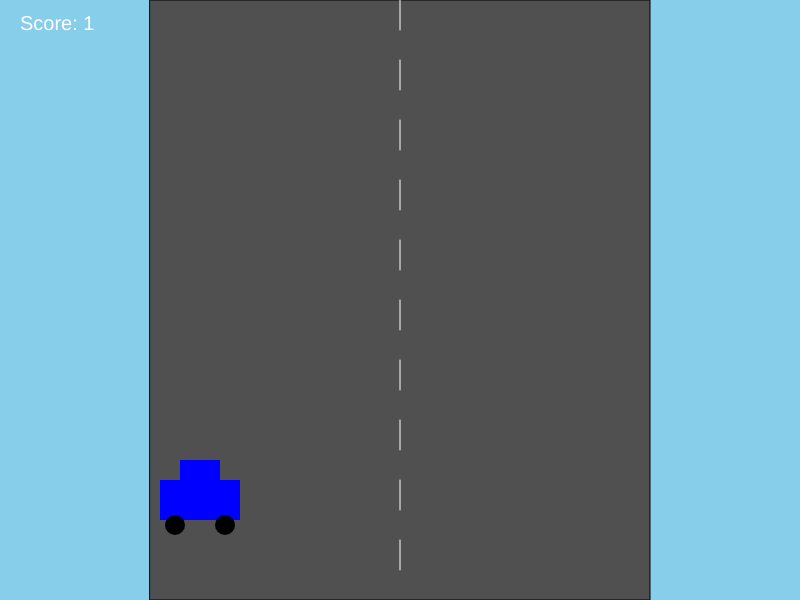
Frame 1 (no input)
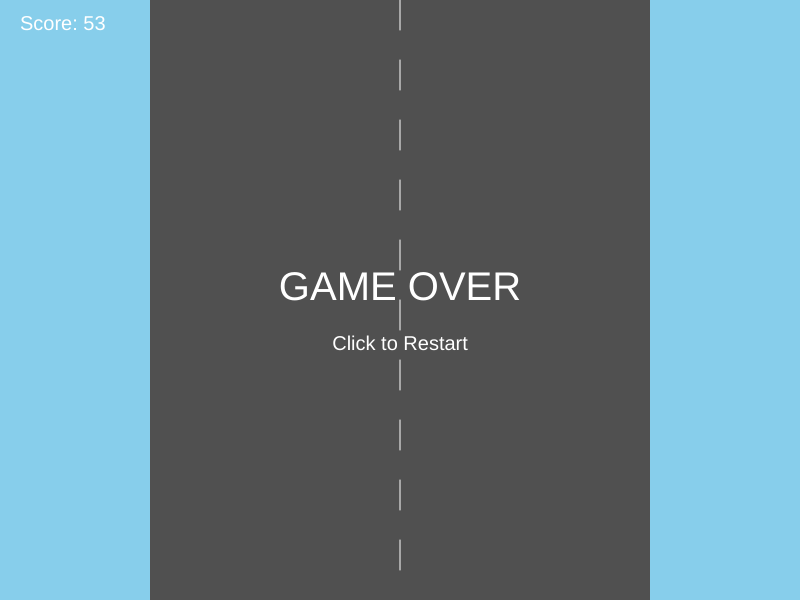
Frame 60 (no input)
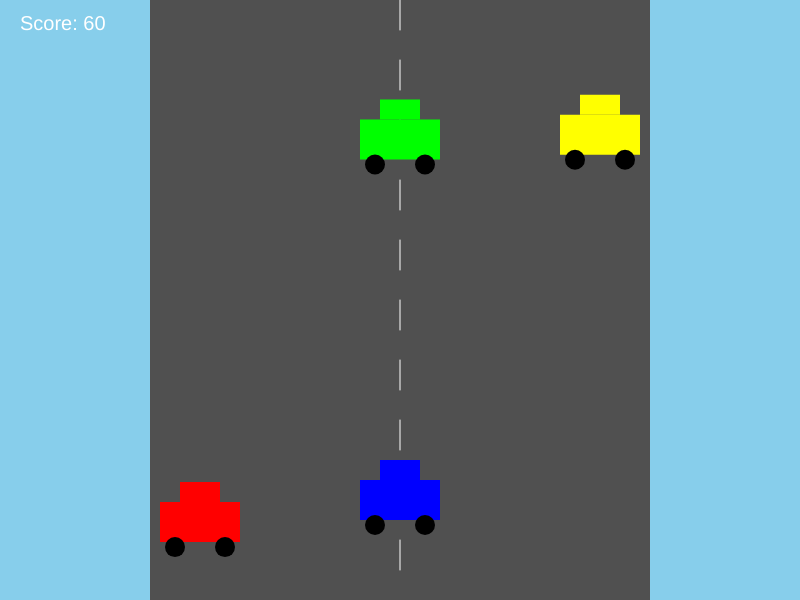
Frame 120 (the mouse pressed at the canvas centre since frame 60)

The p5.js sketch that drew these frames (run headless with seeded random() and noise() and a simulated clock; from frame 60 on, the mouse is pressed at the canvas centre):

// p5.js sketch
// ── sketch.js
/*
Name: Jai Gaston WIP2-Jai G 
Title: Traffic Escape 

Instructions:
Move mouse left/right to control car
Avoid enemy cars
Click to restart when game over
*/



let player;
let enemies = [];
let gameOver = false;
let score = 0;

function setup() {
createCanvas(800, 600);

// player car
player = new Car(width / 2, 500, 0, 0, 255);

// enemy cars
enemies.push(new EnemyCar(200, -100, 255, 0, 0));
enemies.push(new EnemyCar(400, -300, 0, 255, 0));
enemies.push(new EnemyCar(600, -500, 255, 255, 0));
}

function draw() {

// sky
background(135, 206, 235);

// road
fill(80);
rect(150, 0, 500, height);

// road lines
stroke(255);

for (let y = 0; y < height; y += 60) {
line(width / 2, y, width / 2, y + 30);
}

noStroke();

// score
if (gameOver === false) {
score++;
}

// show score
fill(255);
textSize(20);
textAlign(LEFT);
text("Score: " + score, 20, 30);

// game running
if (gameOver === false) {

// player
player.move();
player.display();

// enemies
for (let i = 0; i < enemies.length; i++) {

enemies[i].move();
enemies[i].display();

// collision
if (dist(player.x, player.y, enemies[i].x, enemies[i].y) < 60) {
gameOver = true;
}
}

} else {

// game over text
fill(255);

textAlign(CENTER);

textSize(40);
text("GAME OVER", width / 2, height / 2);

textSize(20);
text("Click to Restart", width / 2, height / 2 + 50);
}
}

// PLAYER CLASS
class Car {

constructor(x, y, r, g, b) {

this.x = x;
this.y = y;

this.r = r;
this.g = g;
this.b = b;
}

move() {

// follow mouse
this.x = mouseX;

// keep car on road
if (this.x < 200) {
this.x = 200;
}

if (this.x > 600) {
this.x = 600;
}
}

display() {

push();

translate(this.x, this.y);

// body
fill(this.r, this.g, this.b);
rect(-40, -20, 80, 40);

// top
rect(-20, -40, 40, 20);

// wheels
fill(0);
circle(-25, 25, 20);
circle(25, 25, 20);

pop();
}
}

// ENEMY CLASS
class EnemyCar {

constructor(x, y, r, g, b) {

this.x = x;
this.y = y;

this.r = r;
this.g = g;
this.b = b;

this.speed = random(6, 12);
}

move() {

// move down
this.y += this.speed;

// slowly increase speed
this.speed += 0.001;

// reset enemy
if (this.y > height + 50) {

this.y = -100;

this.x = random(200, 600);
}
}

display() {

push();

translate(this.x, this.y);

// body
fill(this.r, this.g, this.b);
rect(-40, -20, 80, 40);

// top
rect(-20, -40, 40, 20);

// wheels
fill(0);
circle(-25, 25, 20);
circle(25, 25, 20);

pop();
}
}

// restart game
function restartGame() {

gameOver = false;

score = 0;

enemies[0].y = -100;
enemies[1].y = -300;
enemies[2].y = -500;
}

// click to restart
function mousePressed() {

if (gameOver === true) {

restartGame();
}
} 
